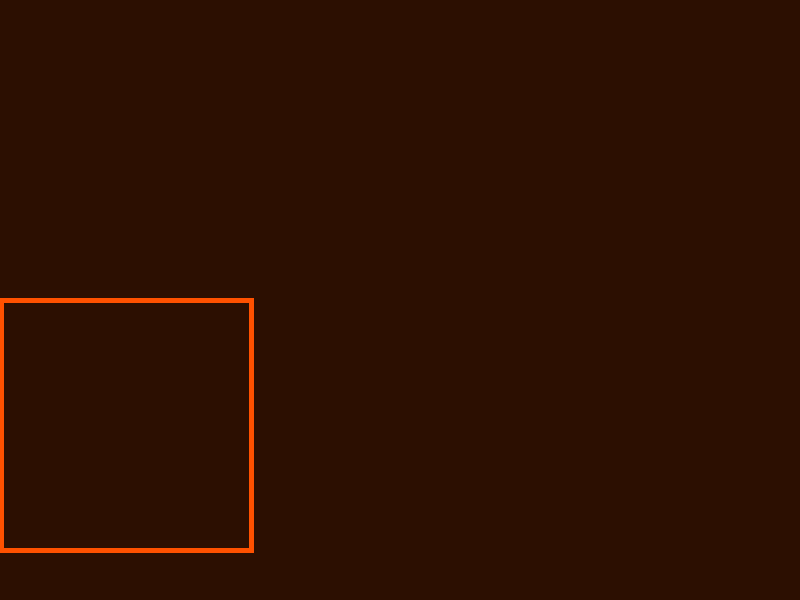
Frame 1 (no input)
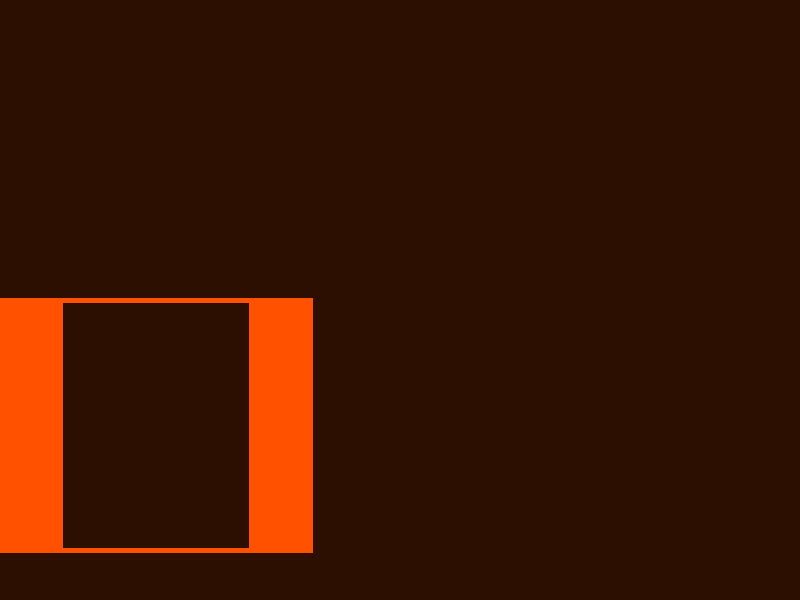
Frame 60 (the mouse pressed at the canvas centre just before this capture)
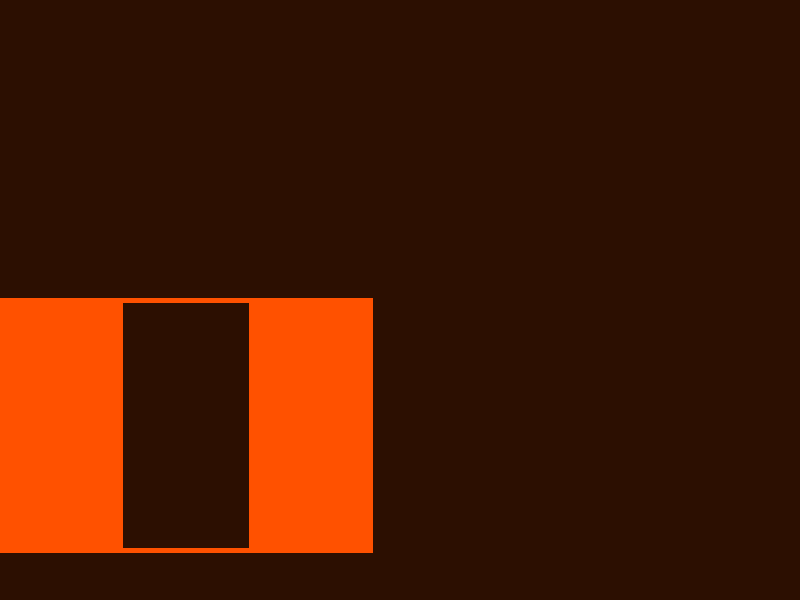
Frame 120 (the mouse held since frame 60 and released just before this capture)

The Processing sketch that drew these frames (run headless with seeded random() and noise(); from frame 60 on, the mouse is pressed at the canvas centre):

// Processing sketch: sketch_130909d
// ── sketch_130909d.pde
float x = 0.0;
color[] palette = {};
void setup(){
	size(800, 600);
	color darkBrown = #2C0F01;
	background(darkBrown);
}

void draw(){
	x++;
	noFill();
	stroke(#FF5100);
	strokeWeight(5);
	rect(x, height/2, 250, 250);

	x = constrain(x, 0, 250);
}
